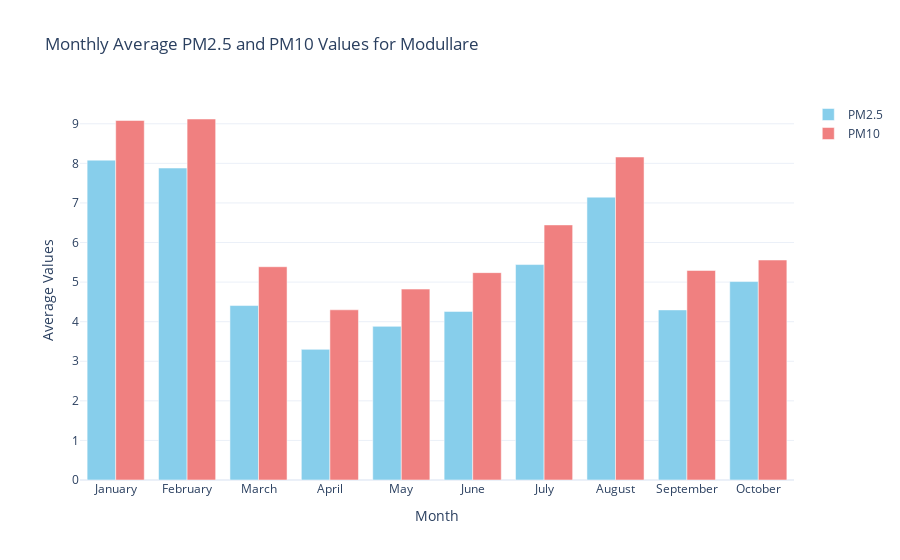
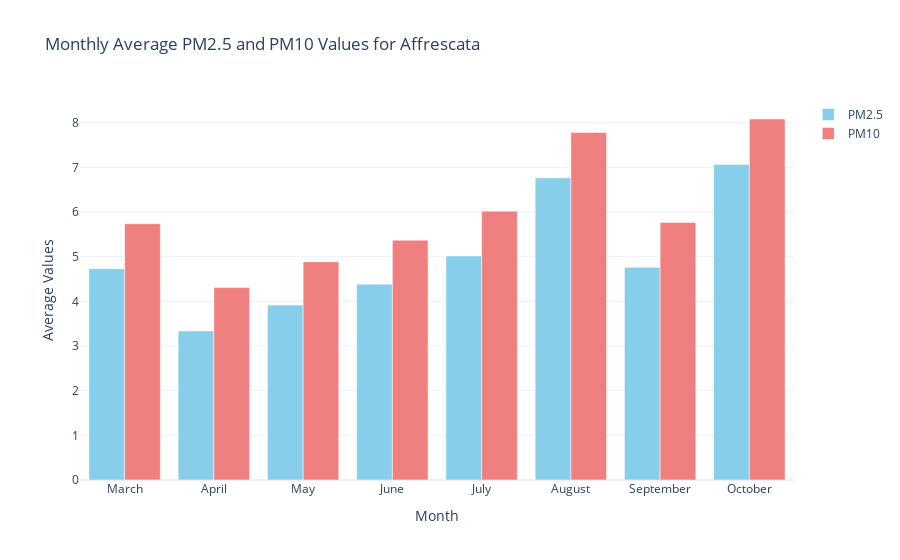

The cell these charts' notebook holds for them, in order:
### Code cell
import pandas as pd
import plotly.graph_objects as go

# Assuming df is your DataFrame with the necessary data
# Ensure 'timestamp(Europe/Rome)' is in datetime format
df['timestamp(Europe/Rome)'] = pd.to_datetime(df['timestamp(Europe/Rome)'])

# Extract month from timestamp for the entire DataFrame
df['Month'] = df['timestamp(Europe/Rome)'].dt.strftime('%B')

# Define the rooms you want to analyze
rooms_to_analyze = ['Modullare', 'Affrescata']

# Define the correct month order
month_order = ['January', 'February', 'March', 'April', 'May', 'June', 
               'July', 'August', 'September', 'October', 'November', 'December']

for room in rooms_to_analyze:
    # Filter the DataFrame for the specific room
    room_data = df[df['Room'] == room]

    # Calculate monthly averages for PM2.5 and PM10 for the specific room
    monthly_means = room_data.groupby('Month')[['pm25', 'pm10']].mean().reset_index()

    # Reorder the DataFrame based on the month order
    monthly_means['Month'] = pd.Categorical(monthly_means['Month'], categories=month_order, ordered=True)
    monthly_means = monthly_means.sort_values('Month')

    # Create the Plotly figure
    fig = go.Figure()

    # Add PM2.5 trace
    fig.add_trace(go.Bar(
        x=monthly_means['Month'],
        y=monthly_means['pm25'],
        name='PM2.5',
        marker_color='skyblue'
    ))

    # Add PM10 trace
    fig.add_trace(go.Bar(
        x=monthly_means['Month'],
        y=monthly_means['pm10'],
        name='PM10',
        marker_color='lightcoral'
    ))

    # Update layout
    fig.update_layout(
        title=f'Monthly Average PM2.5 and PM10 Values for {room}',
        xaxis_title='Month',
        yaxis_title='Average Values',
        barmode='group',
        xaxis=dict(categoryorder='array', categoryarray=month_order),  # Ensure correct month order
        template='plotly_white'
    )

    # Show the figure
    fig.show()

### Figure 1 — Plotly figure (JSON) as saved in the notebook; plotly's stock layout.template omitted (floating-point values rounded to 4 significant figures)
{"data": [{"marker": {"color": "skyblue"}, "name": "PM2.5", "type": "bar", "x": ["January", "February", "March", "April", "May", "June", "July", "August", "September", "October"], "y": [8.082, 7.882, 4.408, 3.301, 3.882, 4.259, 5.443, 7.146, 4.298, 5.014]}, {"marker": {"color": "lightcoral"}, "name": "PM10", "type": "bar", "x": ["January", "February", "March", "April", "May", "June", "July", "August", "September", "October"], "y": [9.083, 9.121, 5.388, 4.3, 4.824, 5.239, 6.445, 8.16, 5.294, 5.558]}], "layout": {"barmode": "group", "title": {"text": "Monthly Average PM2.5 and PM10 Values for Modullare"}, "xaxis": {"categoryarray": ["January", "February", "March", "April", "May", "June", "July", "August", "September", "October", "November", "December"], "categoryorder": "array", "title": {"text": "Month"}}, "yaxis": {"title": {"text": "Average Values"}}}}

### Figure 2 — Plotly figure (JSON) as saved in the notebook; plotly's stock layout.template omitted (floating-point values rounded to 4 significant figures)
{"data": [{"marker": {"color": "skyblue"}, "name": "PM2.5", "type": "bar", "x": ["March", "April", "May", "June", "July", "August", "September", "October"], "y": [4.731, 3.336, 3.915, 4.385, 5.017, 6.765, 4.762, 7.066]}, {"marker": {"color": "lightcoral"}, "name": "PM10", "type": "bar", "x": ["March", "April", "May", "June", "July", "August", "September", "October"], "y": [5.739, 4.308, 4.886, 5.369, 6.019, 7.78, 5.765, 8.082]}], "layout": {"barmode": "group", "title": {"text": "Monthly Average PM2.5 and PM10 Values for Affrescata"}, "xaxis": {"categoryarray": ["January", "February", "March", "April", "May", "June", "July", "August", "September", "October", "November", "December"], "categoryorder": "array", "title": {"text": "Month"}}, "yaxis": {"title": {"text": "Average Values"}}}}
